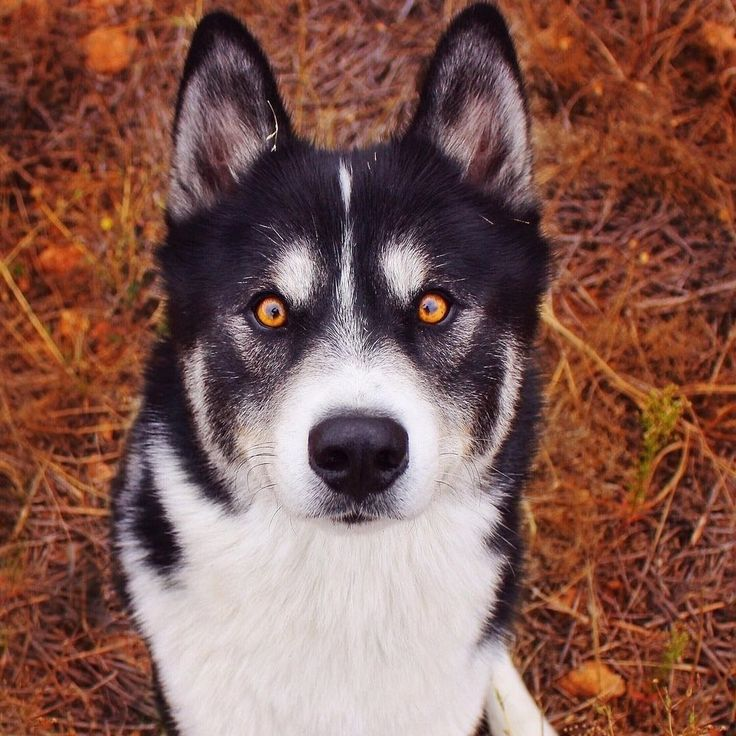
#> input picture Dataset/Test Sample/sample01.jpg, 736 x 736 px, found by its file name
$ jupyter execute M3_Dimensionality_Reduction.ipynb   (shell and % lines are left out)
#> lines starting #> are read from the running program, lines starting #| are printed output that depends on the picture; after the words box and inside, x2 and y2 are one past the last pixel; in counts of white or black regions, pixels touching at a corner belong together
<a href="https://colab.research.google.com/github/engcarlo/TransferLearning-Datasets/blob/main/M3_Dimensionality_Reduction.ipynb" target="_parent"></a>

### Load Libraries

[cell 1]
import cv2
import numpy as np
import os
from google.colab.patches import cv2_imshow
from google.colab import files

### Load External Image [Option I]

[cell 2]
uploaded = files.upload(target_dir = "downloads")
#> the answer given: sample01.jpg
image_path = list(uploaded.keys())[0]

### Load Images from Repository [Option II]

[cell 3]
user = "engcarlo"
repo = "TransferLearning-Datasets"

# remove local directory if it already exists
if os.path.isdir(repo):
    !rm -rf {repo}

[cell 4]
image_path = "/content/TransferLearning-Datasets/Dataset/Test Sample/sample01.jpg"

## Functions

[cell 5]
# Laoad Original Image
def LoadSampleIMG(image_path):
  try:
      image = cv2.imread(image_path)
#> image is the input picture: shape (736, 736, 3); mean B, G, R 81.6, 90.3, 129.7

      if image is not None:
          print("Image loaded successfully!")
          # Display the original image (optional)
          img_loaded = cv2_imshow(image)
      else:
          print("Error loading image. Check the file path.")

  except Exception as e:
      print(f"An error occurred: {e}")
  return img_loaded, image

# Convert to Grayscale
def Convert2Grayscale(image_path):
  image = cv2.imread(image_path)
  if image is not None:
      gray_image = cv2.cvtColor(image, cv2.COLOR_BGR2GRAY)
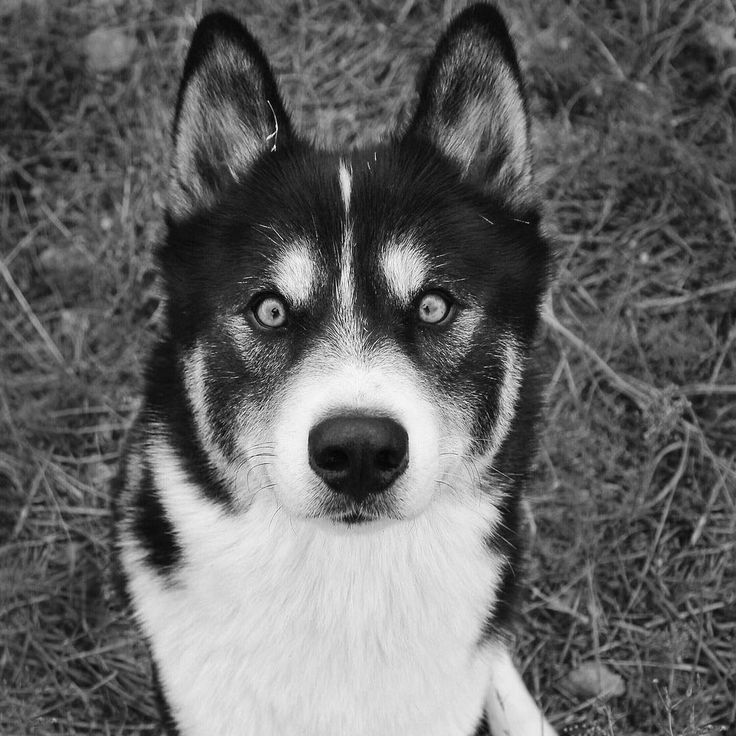
#> gray_image: shape (736, 736); min 1, max 254, mean 101.1
      print("Image converted to grayscale successfully!")
      # Display the grayscale image (optional)
      img_grayscale = cv2_imshow(gray_image)
  else:
      img_grayscale = 0
      print("Could not convert the image to grayscale, as the original image was not loaded.")
  return img_grayscale, gray_image

# Convert to Black and White (Binary)
def Convert2Binary(image_path, colorSetup):
  image = cv2.imread(image_path)
  if image is not None:
      # Apply a threshold to binarize the image
      # The first return value is the threshold used (useful if using OTSU)
      # The second return value is the binarized image
      # cv2.THRESH_BINARY creates a binary image where pixels > threshold are set to max_value (255) and others to 0
      # You can experiment with different threshold values and threshold types (like cv2.THRESH_BINARY_INV, cv2.THRESH_TRUNC, etc.)
      gray_image = cv2.cvtColor(image, cv2.COLOR_BGR2GRAY)
      max_value = 255

      threshold_value = colorSetup['Threshold Value']
      threshold_type_str = colorSetup['Threshold Type']

      # Use a dictionary as a switch-case for threshold types
      threshold_types = {
          "THRESH_BINARY":        cv2.THRESH_BINARY,
          "THRESH_BINARY_INV":    cv2.THRESH_BINARY_INV,
          "THRESH_TRUNC":         cv2.THRESH_TRUNC,
          "THRESH_TOZERO":        cv2.THRESH_TOZERO,
          "THRESH_TOZERO_INV":    cv2.THRESH_TOZERO_INV,
          "THRESH_OTSU":          cv2.THRESH_OTSU
      }
      # Default to THRESH_BINARY if string is not recognized
      threshold_type = threshold_types.get(colorSetup['Threshold Type'], cv2.THRESH_BINARY)

      # If using OTSU, the colorSetup['Threshold Value'] is ignored and calculated automatically
      if threshold_types[colorSetup['Threshold Type']] == cv2.THRESH_OTSU:
          ret, binary_image = cv2.threshold(gray_image, 0, max_value, cv2.THRESH_OTSU)
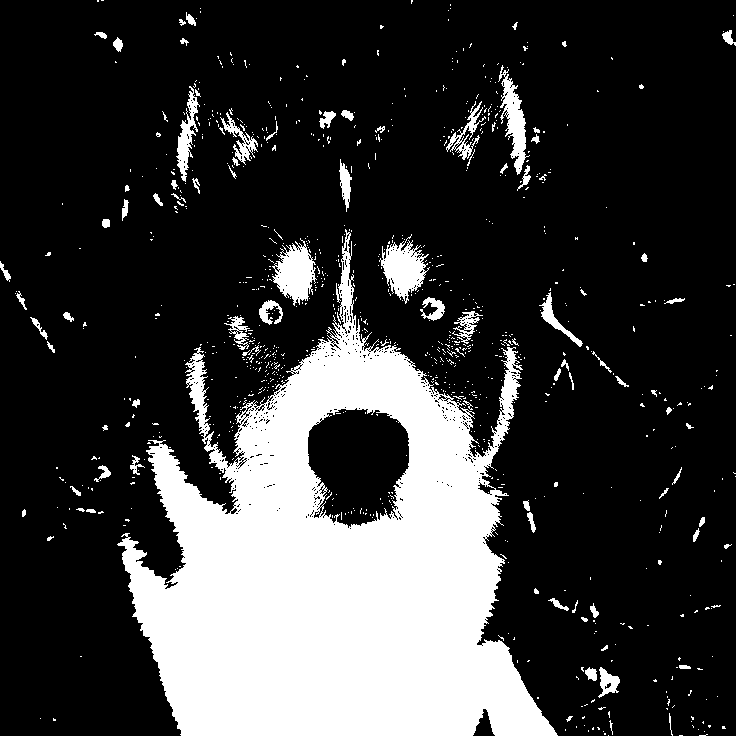
#> binary_image: shape (736, 736); 23% white; 923 white regions (837 under 20 px), largest, box (x1, y1, x2, y2) and area: (117, 229, 558, 736) 109135, (379, 234, 430, 304) 1716, (272, 238, 317, 306) 1698
#> ret = 137
      else:
          ret, binary_image = cv2.threshold(gray_image, colorSetup['Threshold Value'], max_value, threshold_types[colorSetup['Threshold Type']])

      print(f"Image binarized successfully using threshold: {ret}")
#| Image binarized successfully using threshold: 137.0
      # Display the binarized image (optional)
      img_binary = cv2_imshow(binary_image)
  else:
      print("Could not binarize the image, as the grayscale image was not generated.")
      return None
  return img_binary, binary_image

# Organize Images Side-by-Side (Original, Grayscale, and Black&White)
def display_images_side_by_side(img_original, img_gray, img_binary):
    """
    Displays original, grayscale, and binary images side by side horizontally.

    Args:
        img_original: The original image (RGB).
        img_gray: The grayscale image.
        img_binary: The binary image.
    """
    if img_original is None or img_gray is None or img_binary is None:
        print("One or more images are not available for display.")
        return

    # Ensure images have the same height for horizontal stacking
    height          = max(img_original.shape[0], img_gray.shape[0], img_binary.shape[0])
#> height = 736
    width_original  = int(img_original.shape[1] * (height / img_original.shape[0]))
#> width_original = 736
    width_gray      = int(img_gray.shape[1] * (height / img_gray.shape[0]))
#> width_gray = 736
    width_binary    = int(img_binary.shape[1] * (height / img_binary.shape[0]))
#> width_binary = 736

    img_original_resized  = cv2.resize(img_original, (width_original, height))
    img_gray_resized      = cv2.resize(img_gray, (width_gray, height))
    img_binary_resized    = cv2.resize(img_binary, (width_binary, height))

    # Convert grayscale and binary to 3 channels to stack with color image
    if len(img_gray_resized.shape) == 2:
        img_gray_resized    = cv2.cvtColor(img_gray_resized, cv2.COLOR_GRAY2BGR)
    if len(img_binary_resized.shape) == 2:
        img_binary_resized  = cv2.cvtColor(img_binary_resized, cv2.COLOR_GRAY2BGR)


    # Stack images horizontally
    combined_image = np.hstack(
        (img_original_resized, img_gray_resized, img_binary_resized)
        )
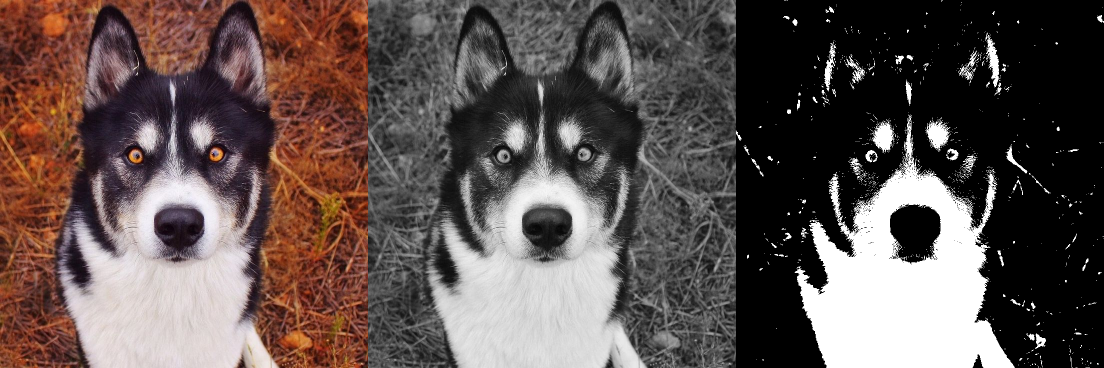
#> combined_image: shape (736, 2208, 3) (shown at 1/2 size); mean B, G, R 80.4, 83.3, 96.4
    img_combined = cv2_imshow(combined_image)

    return img_combined, combined_image

# Examples

### Original Image

[cell 6]
img_original, original_image = LoadSampleIMG(image_path)
img_original

### Grayscale Image Conversion

[cell 7]
img_grayscale, gray_image = Convert2Grayscale(image_path)
img_grayscale

### Binarize the image

How to adjust the threshold value for binarization
You can adjust the threshold value (`threshold_value` in the `cv2.threshold` function) by experimenting with different integer numbers between 0 and 255.

Additionally, `cv2.threshold` has different types of thresholding you can use:
- **cv2.THRESH_BINARY**: If the pixel is greater than the threshold, it becomes `max_value` (usually 255), otherwise it becomes 0.
- **cv2.THRESH_BINARY_INV**: The inverse of `cv2.THRESH_BINARY`.
- **cv2.THRESH_TRUNC**: If the pixel is greater than the threshold, it becomes the threshold, otherwise it remains the same.
- **cv2.THRESH_TOZERO**: If the pixel is greater than the threshold, it remains the same, otherwise it becomes 0.
- **cv2.THRESH_TOZERO_INV**: The inverse of `cv2.THRESH_TOZERO`.

To find the best threshold, you can:

1. **Experiment manually**: Try a few values and see the result.
2. **Use automatic methods**: OpenCV offers methods like OTSU's binarization (`cv2.THRESH_OTSU`) which automatically calculates the ideal threshold for images with two peaks in their histogram (e.g., foreground and background). To use OTSU, you pass 0 for the threshold value and add `cv2.THRESH_OTSU` to the threshold type.

You can modify the binarization code cell to experiment with different threshold values and types and see how they affect the resulting image.

[cell 8]
colorSetup = {}
colorSetup['Threshold Value'] = 100 # @param {type: "slider", min: 0, max: 255, step: 1}
colorSetup['Threshold Type']  = "THRESH_OTSU" # @param {type: "string"}["THRESH_BINARY", "THRESH_BINARY_INV", "THRESH_TRUNC", "THRESH_TOZERO", "THRESH_TOZERO_INV", "THRESH_OTSU"]

[cell 9]
img_binary, binary_image = Convert2Binary(image_path, colorSetup)
img_binary

### Compare original image with the binarized one

[cell 10]
img_combined, combined_images = display_images_side_by_side(original_image, gray_image, binary_image)
img_combined

### Save Image

[cell 11]
output_path = "combined_image.jpg"
cv2.imwrite(output_path, combined_images)
#> Out = True

$ run again, with Dataset/Test Sample/sample02.jpg copied over Dataset/Test Sample/sample01.jpg
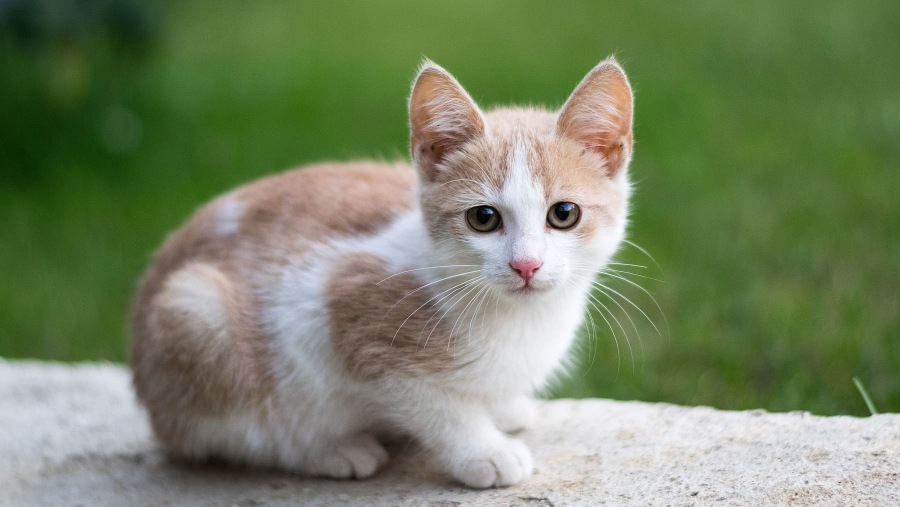
#> input picture Dataset/Test Sample/sample02.jpg, 1800 x 1013 px, found by its file name (shown at 1/2 size)
#> in LoadSampleIMG, image is the input picture: shape (1013, 1800, 3); mean B, G, R 99.7, 131.3, 118.2
#> in Convert2Binary, `ret, binary_image = cv2.threshold(gray_image, 0, max_value, cv2.THRESH..`:
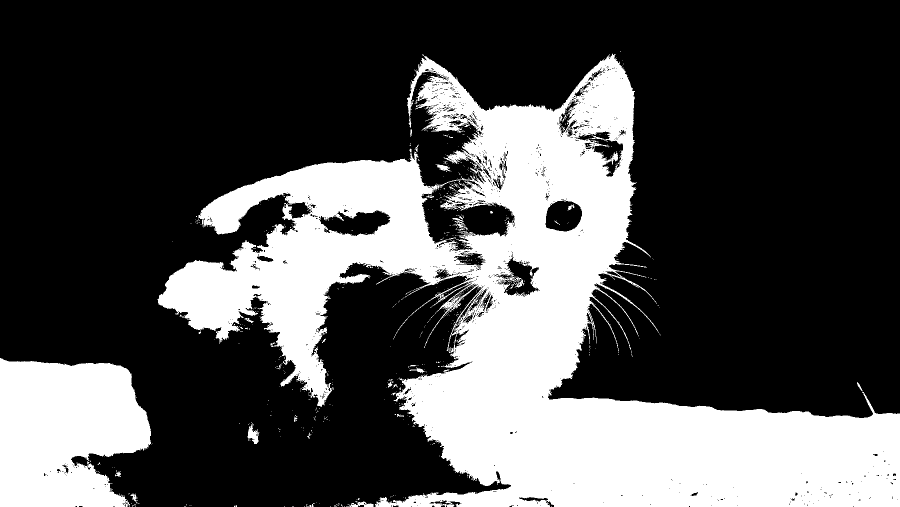
#> binary_image: shape (1013, 1800) (shown at 1/2 size); 30.7% white; 777 white regions (743 under 20 px), largest, box (x1, y1, x2, y2) and area: (315, 107, 1800, 1013) 482528, (0, 716, 302, 1013) 72673, (495, 847, 519, 888) 482
#> ret = 143
#| Image binarized successfully using threshold: 143.0
#> in display_images_side_by_side, `combined_image = np.hstack( (img_original_resized, img_gray_resized, i..`:
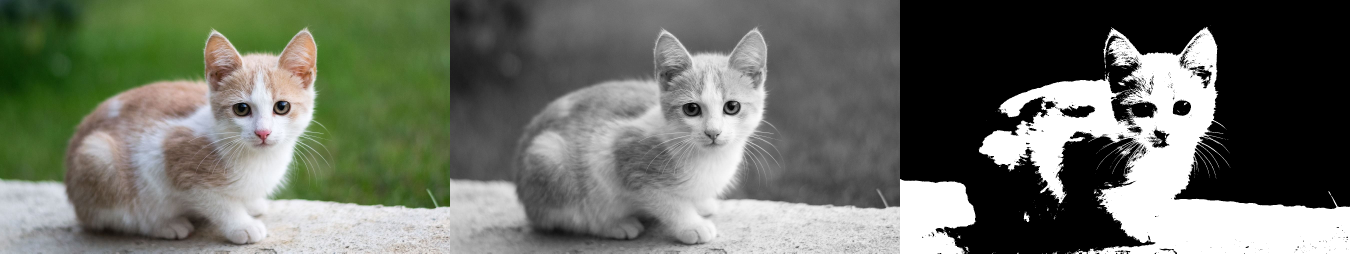
#> combined_image: shape (1013, 5400, 3) (shown at 1/4 size); mean B, G, R 100.5, 111.1, 106.7
#> Out = True

$ run again, with Dataset/Test Sample/sample03.jpg copied over Dataset/Test Sample/sample01.jpg
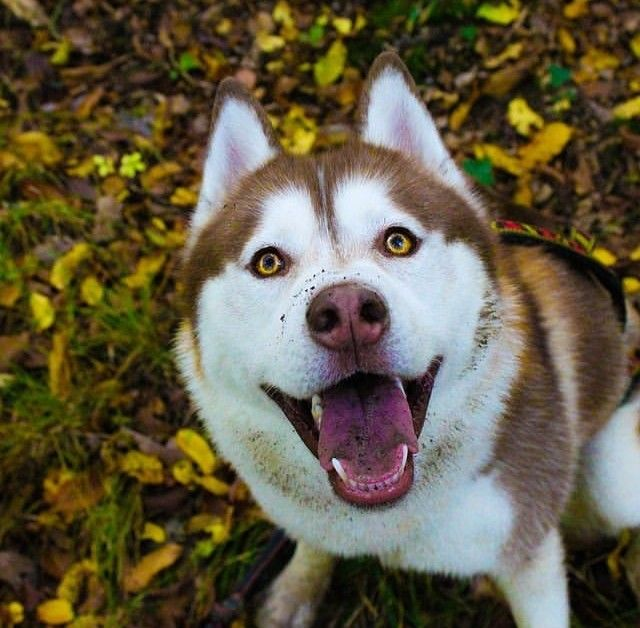
#> input picture Dataset/Test Sample/sample03.jpg, 640 x 628 px, found by its file name
#> in LoadSampleIMG, image is the input picture: shape (628, 640, 3); mean B, G, R 68.4, 90.6, 99.1
#> in Convert2Binary, `ret, binary_image = cv2.threshold(gray_image, 0, max_value, cv2.THRESH..`:
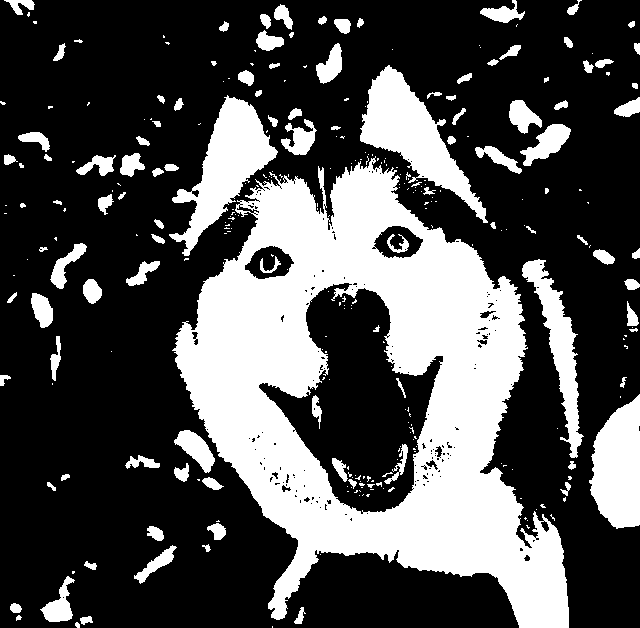
#> binary_image: shape (628, 640); 31% white; 301 white regions (191 under 20 px), largest, box (x1, y1, x2, y2) and area: (172, 156, 569, 628) 84897, (360, 65, 488, 223) 6791, (169, 95, 278, 256) 6441
#> ret = 112
#| Image binarized successfully using threshold: 112.0
#> in display_images_side_by_side, `combined_image = np.hstack( (img_original_resized, img_gray_resized, i..`:
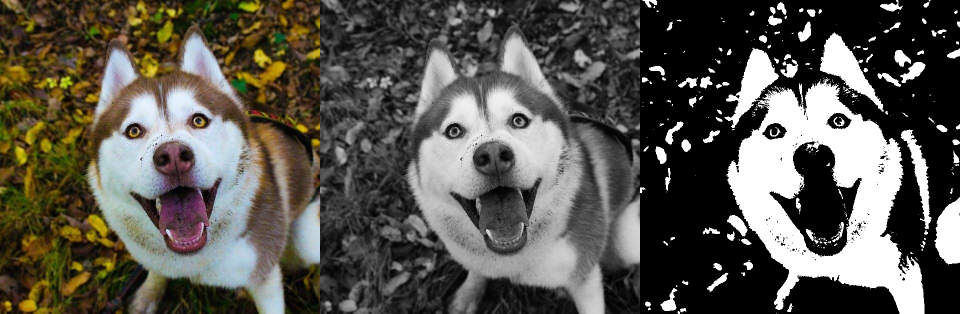
#> combined_image: shape (628, 1920, 3) (shown at 1/2 size); mean B, G, R 79.3, 86.7, 89.6
#> Out = True
